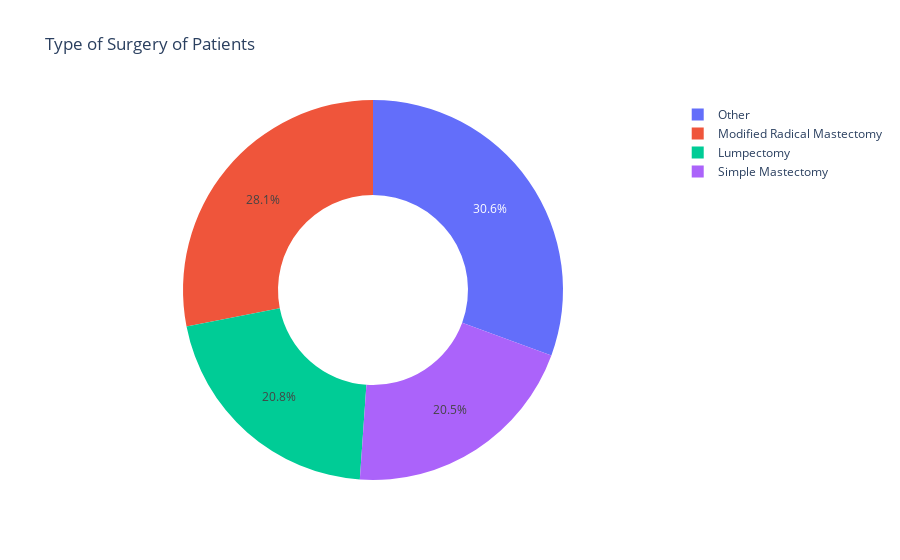

Source (notebook cell):
### Code cell
# checking to see the type of surgeries the patients have gone through
surgery = data["Surgery_type"].value_counts()
transactions = surgery.index
quantity = surgery.values

# pie chart
figure = px.pie(data,
                values = quantity,
                names = transactions,
                hole = 0.5,
                title = "Type of Surgery of Patients")
figure.show()

### Figure 1 — Plotly figure (JSON) as saved in the notebook; plotly's stock layout.template omitted (floating-point values rounded to 4 significant figures)
{"data": [{"domain": {"x": [0, 1], "y": [0, 1]}, "hole": 0.5, "hovertemplate": "label=%{label}<br>value=%{value}<extra></extra>", "labels": ["Other", "Modified Radical Mastectomy", "Lumpectomy", "Simple Mastectomy"], "legendgroup": "", "name": "", "showlegend": true, "type": "pie", "values": [97, 89, 66, 65]}], "layout": {"legend": {"tracegroupgap": 0}, "title": {"text": "Type of Surgery of Patients"}}}
